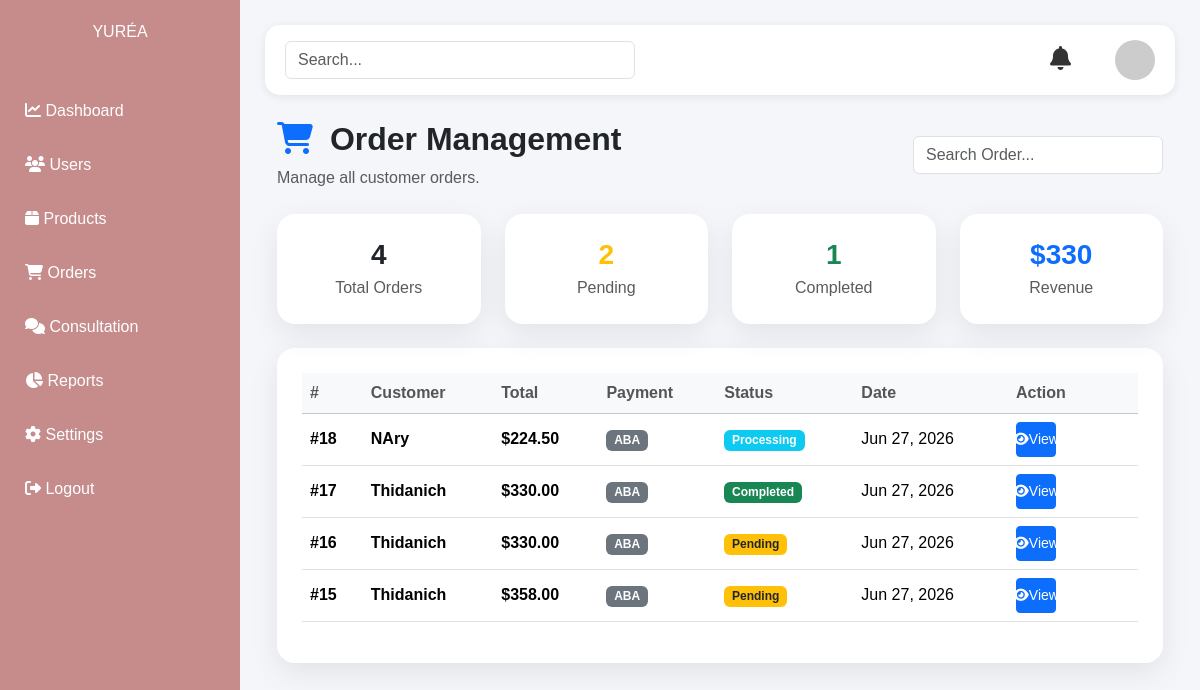
Screenshot of /dashboard/orders/ (signed in) with the database file from the repository.
### orders/models.py (models this page shows, shortened)
class Order(models.Model):
    STATUS_CHOICES = [
        ("Pending", "Pending"),
        ("Paid", "Paid"),
        ("Processing", "Processing"),
        ("Out for Delivery", "Out for Delivery"),
        ("Completed", "Completed"),
    ]
    tracking_number = models.CharField(
        max_length=100,
        blank=True,
        null=True
    )
    user = models.ForeignKey(
        User,
        on_delete=models.CASCADE
    )
    total_price = models.DecimalField(
        max_digits=10,
        decimal_places=2
    )
    full_name = models.CharField(
        max_length=100,
        blank=True
    )
    phone = models.CharField(
        max_length=20,
        blank=True
    )
    address = models.TextField(
        blank=True
    )
    status = models.CharField(
        max_length=20,
        choices=STATUS_CHOICES,
        default='Pending'
    )
    created_at = models.DateTimeField(
        auto_now_add=True
    )
    payment_method = models.CharField(
        max_length=20,
        default='ABA'
    )
    payment_status = models.CharField(
        max_length=20,
        default='Pending'
    )
    payment_proof = models.ImageField(
        upload_to='payments/',
        blank=True,
        null=True
    )

### dashboard/views.py (the view)
@login_required
def order_list(request):
    notification_count = Notification.objects.filter(
        is_read=False
    ).count()
    orders = Order.objects.all().order_by(
        "-created_at"
    )
    pending_orders = Order.objects.filter(
        status="Pending"
    ).count()
    completed_orders = Order.objects.filter(
        status="Completed"
    ).count()
    total_revenue = Order.objects.filter(
        status="Completed"
    ).aggregate(
        total=Sum("total_price")
    )["total"] or 0
    return render(
        request,
        "dashboard/orders/order_list.html",
        {
            "orders": orders,
            "pending_orders": pending_orders,
            "completed_orders": completed_orders,
            "total_revenue": total_revenue,
            "notification_count": notification_count,
        }
    )

### accounts/context_processors.py (called while the page is built)
def user_roles(request):
    is_consultant = False
    if request.user.is_authenticated:
        is_consultant = request.user.groups.filter(
            name='Consultant'
        ).exists()
    return {
        'is_consultant': is_consultant
    }

### templates/dashboard/orders/order_list.html (shortened to what this page needs)
{% extends "dashboard/base_admin.html" %}
{% block content %}
<div class="container-fluid">
    <div class="d-flex justify-content-between align-items-center mb-4">
        <div>
            <h2 class="fw-bold">
                <i class="fas fa-shopping-cart text-primary me-2"></i>
                Order Management
            </h2>
            <p class="text-muted mb-0">
                Manage all customer orders.
            </p>
        </div>
        <div class="d-flex">
            <input
                type="text"
                class="form-control"
                placeholder="Search Order..."
                style="width:250px;">
        </div>
    </div>
    <div class="row mb-4">
        <div class="col-md-3">
            <div class="dashboard-card text-center p-4">
                <h3 class="fw-bold mb-1">
                    {{ orders|length }}
                </h3>
                <p class="text-muted mb-0">
                    Total Orders
                </p>
            </div>
        </div>
        <div class="col-md-3">
            <div class="dashboard-card text-center p-4">
                <h3 class="fw-bold text-warning mb-1">
                    {{ pending_orders }}
                </h3>
                <p class="text-muted mb-0">
                    Pending
                </p>
            </div>
        </div>
        <div class="col-md-3">
            <div class="dashboard-card text-center p-4">
                <h3 class="fw-bold text-success mb-1">
                    {{ completed_orders }}
                </h3>
                <p class="text-muted mb-0">
                    Completed
                </p>
            </div>
        </div>
        <div class="col-md-3">
            <div class="dashboard-card text-center p-4">
                <h3 class="fw-bold text-primary mb-1">
                    ${{ total_revenue }}
                </h3>
                <p class="text-muted mb-0">
                    Revenue
                </p>
            </div>
        </div>
    </div>
    <div class="dashboard-card">
        <table class="table table-hover align-middle">
            <thead class="table-light">
                <tr>
                    <th>#</th>
                    <th>Customer</th>
                    <th>Total</th>
                    <th>Payment</th>
                    <th>Status</th>
                    <th>Date</th>
                    <th width="130">
                        Action
                    </th>
                </tr>
            </thead>
            <tbody>
                {% for order in orders %}
                <tr>
                    <td>
                        <strong>#{{ order.id }}</strong>
                    </td>
                    <td>
                        <div class="fw-semibold">
                            {{ order.full_name }}
                        </div>
                    </td>
                    <td>
                        <strong>
                            ${{ order.total_price }}
                        </strong>
                    </td>
                    <td>
                        <span class="badge bg-secondary">
                            {{ order.payment_method }}
                        </span>
                    </td>
                    <td>
                        {% if order.status == "Pending" %}
                            <span class="badge bg-warning text-dark">
                                Pending
                            </span>
                        {% elif order.status == "Processing" %}
                            <span class="badge bg-info">
                                Processing
                            </span>
                        {% elif order.status == "Completed" %}
                            <span class="badge bg-success">
                                Completed
                            </span>
                        {% else %}
                            <span class="badge bg-danger">
                                Cancelled
                            </span>
                        {% endif %}
                    </td>
                    <td>
                        {{ order.created_at|date:"M d, Y" }}
                    </td>
                    <td>
                        <a
                            href="{% url 'order_detail_admin' order.id %}"
                            class="btn btn-primary btn-sm">
                            <i class="fas fa-eye"></i>
                            View
                        </a>
                    </td>
                </tr>
                {% endfor %}
            </tbody>
        </table>
    </div>
</div>
{% endblock %}

### static/dashboard/css/admin.css (style rules this page uses)
body { margin:0; font-family:Poppins,sans-serif; background:#f5f6fa; }
.dashboard-card { background:white; border-radius:20px; padding:25px; box-shadow:0 3px 10px rgba(0,0,0,.08); transition:.3s; }
.dashboard-card { background:white; padding:25px; border-radius:20px; box-shadow:0 5px 20px rgba(0,0,0,.08); }
.table thead { background:#f8f9fa; }
.table th { font-weight:600; color:#555; }
.table td { vertical-align:middle; }
.btn-sm { width:40px; height:35px; display:inline-flex; justify-content:center; align-items:center; }
.dashboard-card { border-radius:18px; border:none; box-shadow:0 10px 30px rgba(0,0,0,.08); }

### rows the page displays
Order: id "18", full_name "NAry", total_price "224.50", payment_method "ABA", status "Processing", created_at "Jun 27, 2026"
Order: id "17", full_name "Thidanich", total_price "330.00", payment_method "ABA", status "Completed", created_at "Jun 27, 2026"
Order: id "16", full_name "Thidanich", total_price "330.00", payment_method "ABA", status "Pending", created_at "Jun 27, 2026"
Order: id "15", full_name "Thidanich", total_price "358.00", payment_method "ABA", status "Pending", created_at "Jun 27, 2026"

### other values shown
{{ orders|length }} "4"
{{ pending_orders }} "2"
{{ completed_orders }} "1"
{{ total_revenue }} "330"
